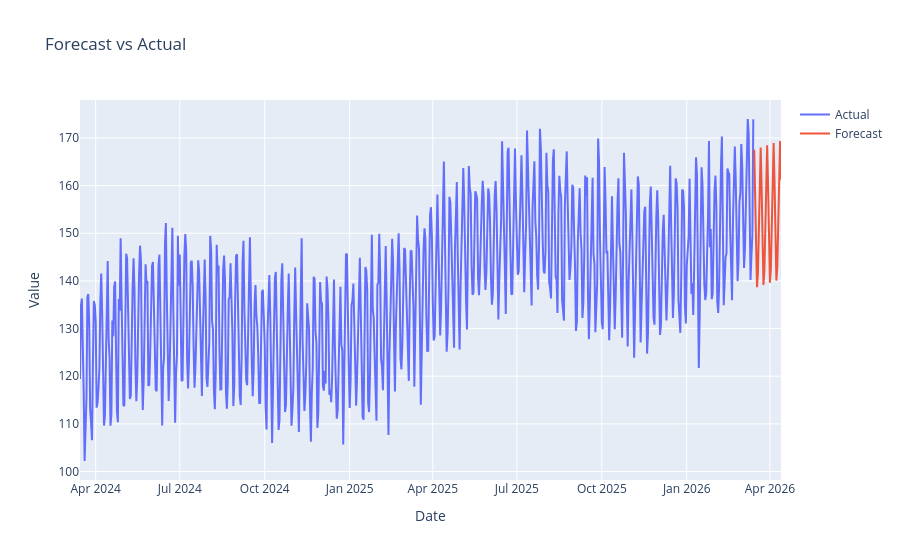

The cell this chart's notebook holds for it:
### Code cell
fig2 = plot_forecast(df, forecast_df)
fig2.show()
